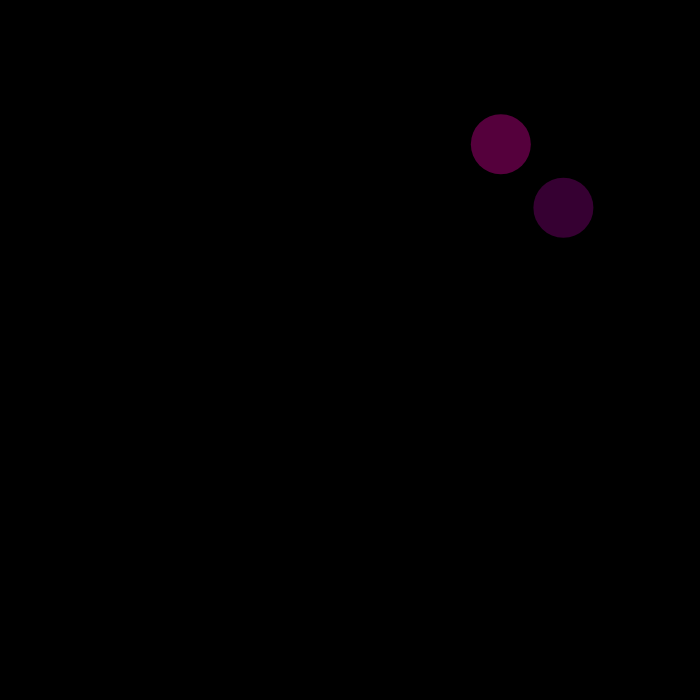
Frame 1 (no input)
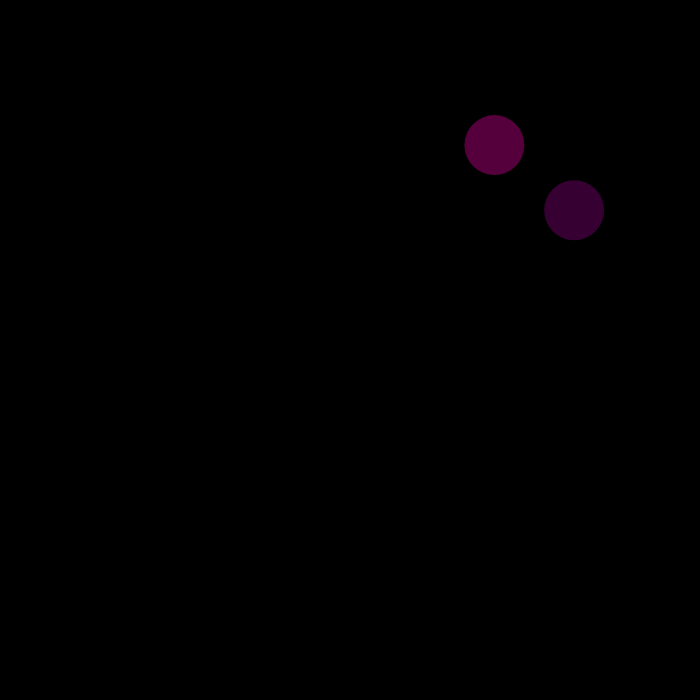
Frame 60 (no input)
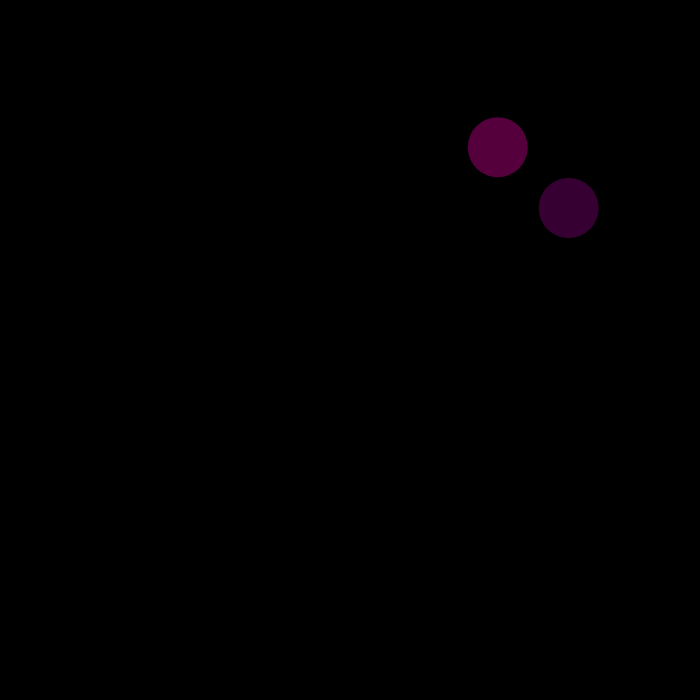
Frame 120 (the mouse pressed at the canvas centre since frame 60)

The p5.js sketch that drew these frames (run headless with seeded random() and noise() and a simulated clock; from frame 60 on, the mouse is pressed at the canvas centre):

// p5.js sketch
// ── sketch.js

var cells = [];

function setup() {
  createCanvas(700, 700);
  cells.push(new Cell());
  cells.push(new Cell());
}

function draw() {
 background(0);
 for (var i = 0; i < cells.length; i++) {
   cells[i].move();
   cells[i].show();
 }
}

function mousePressed() {
  for (var i = cells.length-1; i >= 0; i--) {
    if (cells[i].clicked(mouseX, mouseY)) {
      cells.push(cells[i].mitosis());
      cells.push(cells[i].mitosis());
      cells.splice(i, 1);
    }
  }
}

// ── cell.js

function Cell(pos, r, c) {

  if (pos) {
    this.pos = pos.copy();
  } else {
    this.pos = createVector(random(width), random(height));
  }

  this.r = r || 60;
  this.c = c || color(random(100, 255), 0, random(100, 255), 100);

  this.clicked = function(x, y) {
    var d = dist(this.pos.x, this.pos.y, x, y);
    if (d < this.r) {
      return true;
    } else {
      return false;
    }
  }

  this.mitosis = function() {
    //this.pos.x += random(-this.r, this.r);
    var cell = new Cell(this.pos, this.r*0.8, this.c);
    return cell;
  }

  this.move = function() {
    var vel = p5.Vector.random2D();
    this.pos.add(vel);
  }

  this.show = function() {
    noStroke();
    fill(this.c);
    ellipse(this.pos.x, this.pos.y, this.r, this.r)
  }

}
